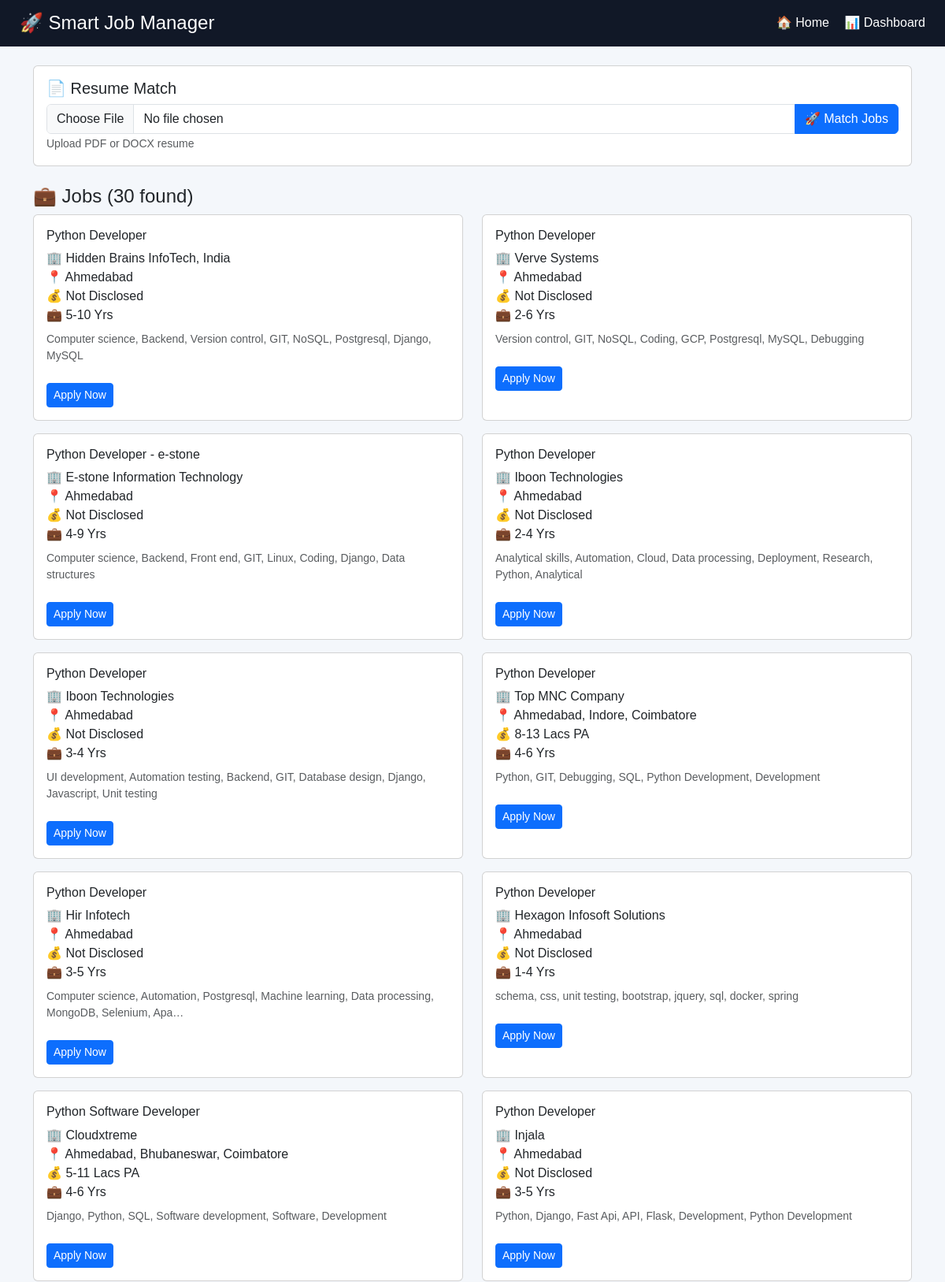
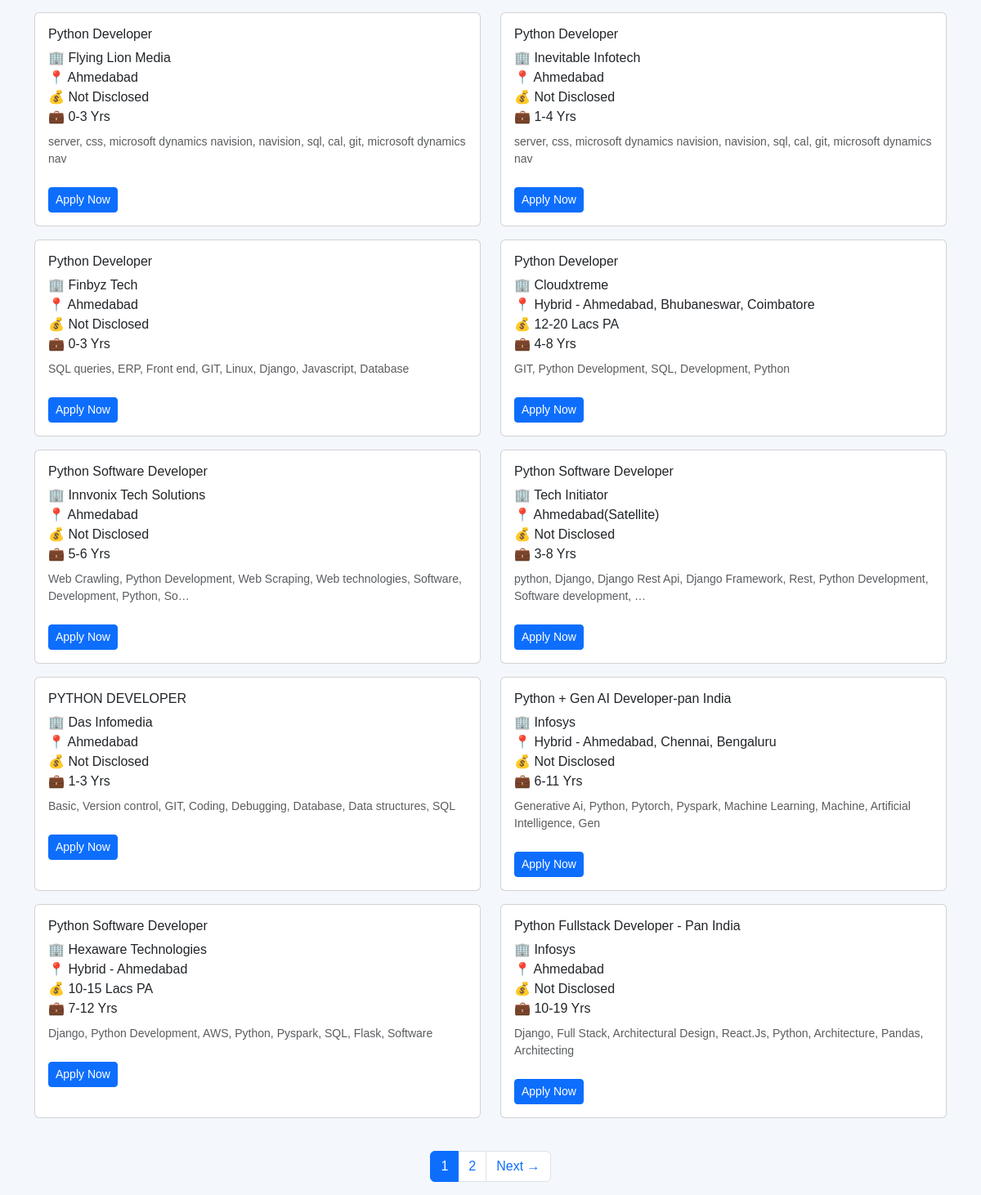
Screenshot of /jobs/ with the database file from the repository (2 pictures, top to bottom).
### apps/jobs/models.py (models this page shows, shortened)
class Job(models.Model):
    PLATFORM_CHOICES = [
        ('linkedin' , 'LinkedIn'),
        ('indeed' , 'Indeed'),
        ('naukri' , 'Naukri'),
    ]
    JOB_TYPE_CHOICES = [
        ('full-time' , 'Full Time'),
        ('part-time', 'Part Time'),
        ('internship', 'Internship'),
        ('contract', 'Contract'),
        ('remote', 'Remote'),
        ('hybrid', 'Hybrid'),
        ('onsite', 'Onsite'),
    ]
    user = models.ForeignKey(User, on_delete=models.CASCADE, related_name = 'jobs')
    title = models.CharField(max_length = 150)
    company = models.CharField(max_length=100 , blank=True , null=True)
    location = models.CharField(max_length=100 , blank=True , null=True)
    salary = models.CharField(max_length=100 , blank=True , null=True)
    experience = models.CharField(max_length=50 , blank=True, null=True)
    skills = models.TextField(blank=True , null=True)
    job_type = models.CharField(max_length=100 ,choices= JOB_TYPE_CHOICES ,  blank=True , null=True)
    posted_date = models.CharField(max_length=50 , blank=True , null=True)
    platform = models.CharField(max_length=20 ,choices = PLATFORM_CHOICES)
    requirements = models.TextField(blank=True , null=True)
    description = models.TextField(blank=True, null=True)
    apply_link = models.URLField(max_length=1000)
    created_at = models.DateTimeField(auto_now_add = True)
    updated_at = models.DateTimeField(auto_now=True)
    match_score = models.FloatField(default=0.0, blank=True, null=True)
    star_rating = models.IntegerField(default=0, blank=True, null=True)
    class Meta:
        ordering = ['-match_score', '-created_at']
        verbose_name = 'Job'
        verbose_name_plural = 'Jobs'

### apps/jobs/views.py (the view)
# urls.py: path('', views.job_list, name='job_list'),
def job_list(request):
    jobs = Job.objects.all().order_by('-match_score', '-id')
    resume_data = request.session.get('resume_data', None)
    paginator = Paginator(jobs, 20)
    page_number = request.GET.get('page', 1)
    page_obj = paginator.get_page(page_number)
    context = {
        'jobs': page_obj,          # ← jobs ki jagah page_obj
        'resume_data': resume_data,
        'total_jobs': jobs.count(),
        'page_obj': page_obj,
    }
    return render(request, 'jobs/job_list.html', context)

### templates/jobs/job_list.html (shortened to what this page needs)
{% extends 'base.html' %}
{% block content %}
<div class="container mt-4">
    <div class="card mb-4">
        <div class="card-body">
            <h5 class="card-title">📄 Resume Match</h5>
            {% if resume_data %}
            <div class="alert alert-success">
                <strong>✅ Resume Active</strong><br>
                📍 Location: {{ resume_data.location }}<br>
                💼 Experience: {{ resume_data.experience }} years<br>
                🛠️ Skills: {{ resume_data.skills|join:", " }}
            </div>
            <a href="{% url 'jobs:clear_resume' %}" class="btn btn-outline-danger btn-sm">
                ❌ Clear Resume
            </a>
            {% else %}
            <form method="POST" action="{% url 'jobs:upload_resume' %}" enctype="multipart/form-data">
                <div class="input-group">
                    <input type="file" name="resume" class="form-control" accept=".pdf,.docx,.doc" required>
                    <button type="submit" class="btn btn-primary">
                        🚀 Match Jobs
                    </button>
                </div>
                <small class="text-muted">Upload PDF or DOCX resume</small>
            </form>
            {% endif %}
        </div>
    </div>
    <h4>💼 Jobs ({{ total_jobs }} found)</h4>
    <div class="row">
        {% for job in jobs %}
        <div class="col-md-6 mb-3">
            <div class="card h-100 {% if job.match_score >= 60 %}border-success{% endif %}">
                <div class="card-body">
                    <h6 class="card-title">{{ job.title }}</h6>
                    <p class="card-text mb-1">
                        🏢 {{ job.company }}<br>
                        📍 {{ job.location }}<br>
                        💰 {{ job.salary|default:"Not specified" }}<br>
                        💼 {{ job.experience|default:"Any" }}
                    </p>
                    {% if job.skills %}
                    <div class="mt-2">
                        <p class="text-muted small">{{ job.skills|truncatechars:100 }}</p>
                    </div>
                    {% endif %}
                    <a href="{{ job.apply_link }}" target="_blank" class="btn btn-sm btn-primary mt-2">Apply Now</a>
                </div>
            </div>
        </div>
        {% empty %}
        <div class="col-12">
            <div class="alert alert-info">
                No jobs found. Run the scraper first!
            </div>
        </div>
        {% endfor %}
    </div>
{% if page_obj.has_other_pages %}
<nav class="mt-4">
    <ul class="pagination justify-content-center">
        {% for num in page_obj.paginator.page_range %}
        <li class="page-item {% if page_obj.number == num %}active{% endif %}">
            <a class="page-link" href="?page={{ num }}">{{ num }}</a>
        </li>
        {% endfor %}
        {% if page_obj.has_next %}
        <li class="page-item">
            <a class="page-link" href="?page={{ page_obj.next_page_number }}">Next →</a>
        </li>
        {% endif %}
    </ul>
</nav>
{% endif %}
{% endblock %}

### templates/base.html (shortened to what this page needs)
    <!DOCTYPE html>
    <html lang="en">
    <head>
        <link href="https://cdn.jsdelivr.net/npm/bootstrap@5.3.0/dist/css/bootstrap.min.css" rel="stylesheet">
    </head>
    <body>
        <div class="top-bar">
            <h4 style="margin:0;">🚀 Smart Job Manager</h4>
            <div>
                <a href="{% url 'home' %}">🏠 Home</a>
                <a href="{% url 'dashboard' %}">📊 Dashboard</a>
            </div>
        </div>
        {% block content %}{% endblock %}
    </body>
    </html>

### templates/base.html (style rules this page uses)
body { font-family: Arial, sans-serif; background: #f4f7fb; margin: 0; padding: 0; }
.top-bar { background: #111827; color: white; padding: 15px 25px; display: flex; justify-content: space-between; align-items: center; }
.top-bar a { color: white; margin-left: 15px; text-decoration: none; }

### rows the page displays
Job: title "Python Developer", company "Hidden Brains InfoTech, India", location "Ahmedabad", salary "Not Disclosed", experience "5-10 Yrs", skills "Computer science, Backend, Version control, GIT, NoSQL, Postgresql, Django, MySQL"
Job: title "Python Developer", company "Verve Systems", location "Ahmedabad", salary "Not Disclosed", experience "2-6 Yrs", skills "Version control, GIT, NoSQL, Coding, GCP, Postgresql, MySQL, Debugging"
Job: title "Python Developer - e-stone", company "E-stone Information Technology", location "Ahmedabad", salary "Not Disclosed", experience "4-9 Yrs", skills "Computer science, Backend, Front end, GIT, Linux, Coding, Django, Data structures"
Job: title "Python Developer", company "Iboon Technologies", location "Ahmedabad", salary "Not Disclosed", experience "2-4 Yrs", skills "Analytical skills, Automation, Cloud, Data processing, Deployment, Research, Python, Analytical"
Job: title "Python Developer", company "Iboon Technologies", location "Ahmedabad", salary "Not Disclosed", experience "3-4 Yrs", skills "UI development, Automation testing, Backend, GIT, Database design, Django, Javascript, Unit testing"
Job: title "Python Developer", company "Top MNC Company", location "Ahmedabad, Indore, Coimbatore", salary "8-13 Lacs PA", experience "4-6 Yrs", skills "Python, GIT, Debugging, SQL, Python Development, Development"
Job: title "Python Developer", company "Hir Infotech", location "Ahmedabad", salary "Not Disclosed", experience "3-5 Yrs", skills "Computer science, Automation, Postgresql, Machine learning, Data processing, MongoDB, Selenium, Apa…"
Job: title "Python Developer", company "Hexagon Infosoft Solutions", location "Ahmedabad", salary "Not Disclosed", experience "1-4 Yrs", skills "schema, css, unit testing, bootstrap, jquery, sql, docker, spring"
Job: title "Python Software Developer", company "Cloudxtreme", location "Ahmedabad, Bhubaneswar, Coimbatore", salary "5-11 Lacs PA", experience "4-6 Yrs", skills "Django, Python, SQL, Software development, Software, Development"
Job: title "Python Developer", company "Injala", location "Ahmedabad", salary "Not Disclosed", experience "3-5 Yrs", skills "Python, Django, Fast Api, API, Flask, Development, Python Development"
Job: title "Python Developer", company "Flying Lion Media", location "Ahmedabad", salary "Not Disclosed", experience "0-3 Yrs", skills "server, css, microsoft dynamics navision, navision, sql, cal, git, microsoft dynamics nav"
Job: title "Python Developer", company "Inevitable Infotech", location "Ahmedabad", salary "Not Disclosed", experience "1-4 Yrs", skills "server, css, microsoft dynamics navision, navision, sql, cal, git, microsoft dynamics nav"
Job: title "Python Developer", company "Finbyz Tech", location "Ahmedabad", salary "Not Disclosed", experience "0-3 Yrs", skills "SQL queries, ERP, Front end, GIT, Linux, Django, Javascript, Database"
Job: title "Python Developer", company "Cloudxtreme", location "Hybrid - Ahmedabad, Bhubaneswar, Coimbatore", salary "12-20 Lacs PA", experience "4-8 Yrs", skills "GIT, Python Development, SQL, Development, Python"
Job: title "Python Software Developer", company "Innvonix Tech Solutions", location "Ahmedabad", salary "Not Disclosed", experience "5-6 Yrs", skills "Web Crawling, Python Development, Web Scraping, Web technologies, Software, Development, Python, So…"
Job: title "Python Software Developer", company "Tech Initiator", location "Ahmedabad(Satellite)", salary "Not Disclosed", experience "3-8 Yrs", skills "python, Django, Django Rest Api, Django Framework, Rest, Python Development, Software development, …"
Job: title "PYTHON DEVELOPER", company "Das Infomedia", location "Ahmedabad", salary "Not Disclosed", experience "1-3 Yrs", skills "Basic, Version control, GIT, Coding, Debugging, Database, Data structures, SQL"
Job: title "Python + Gen AI Developer-pan India", company "Infosys", location "Hybrid - Ahmedabad, Chennai, Bengaluru", salary "Not Disclosed", experience "6-11 Yrs", skills "Generative Ai, Python, Pytorch, Pyspark, Machine Learning, Machine, Artificial Intelligence, Gen"
Job: title "Python Software Developer", company "Hexaware Technologies", location "Hybrid - Ahmedabad", salary "10-15 Lacs PA", experience "7-12 Yrs", skills "Django, Python Development, AWS, Python, Pyspark, SQL, Flask, Software"
Job: title "Python Fullstack Developer - Pan India", company "Infosys", location "Ahmedabad", salary "Not Disclosed", experience "10-19 Yrs", skills "Django, Full Stack, Architectural Design, React.Js, Python, Architecture, Pandas, Architecting"

### other values shown
{{ total_jobs }} "30"
{{ num }} "1" "2"
